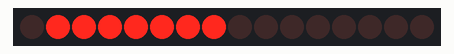
Recording of a sketch running on a simulated Arduino Uno, built with avr-gcc and run on an emulated ATmega328P. On the bench: 16 port-expander outputs drawn as a row of LEDs (first output left, lit = HIGH). Wiring (inferred from the names in the program): PCF8575 port expander at I2C address 0x20. Wiring (inferred from the signals the program sends): row of LEDs: on Q0, Q1, Q2, Q3, Q4, Q5, Q6, Q7, Q8, Q9, Q10, Q11, Q12, Q13, Q14, Q15.

Above: at 0.5 s.
At 3.5 s:
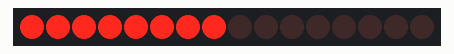
Timing chart, 0 to 4.6 s (numbered marks = the images above):
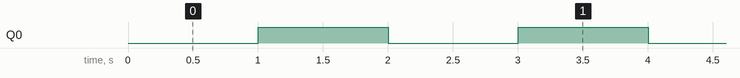

Measured:
- by itself, Q0: alternates HIGH for 1.0 s and LOW for 1.0 s

The sketch:

led_more.ino
```cpp
#define PCF8575TS_ADDRESS 0x20 // I2C address of PCF8575TS
#define LED_PIN 0 // Pin number to connect LED to

void i2c_send_byte(uint8_t addr, uint8_t data) {
  Wire.beginTransmission(addr);
  Wire.write(data);
  Wire.endTransmission();
}

void setup() {
  Wire.begin();
  i2c_send_byte(PCF8575TS_ADDRESS, 0x00); // Set all pins to output mode
}

void loop() {
  i2c_send_byte(PCF8575TS_ADDRESS, 1 << LED_PIN); // Turn on LED by setting LED_PIN high
  delay(1000); // Wait for 1 second
  i2c_send_byte(PCF8575TS_ADDRESS, 0); // Turn off all pins by setting all bits low
  delay(1000); // Wait for 1 second
}
```
